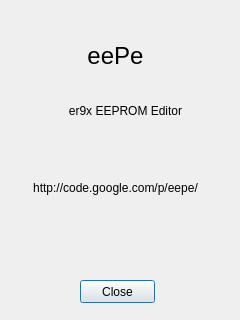
<?xml version="1.0" encoding="UTF-8"?>
<ui version="4.0">
 <class>About</class>
 <widget class="QDialog" name="About">
  <property name="geometry">
   <rect>
    <x>0</x>
    <y>0</y>
    <width>240</width>
    <height>320</height>
   </rect>
  </property>
  <property name="windowTitle">
   <string>Dialog</string>
  </property>
  <widget class="QPushButton" name="pushButton">
   <property name="geometry">
    <rect>
     <x>80</x>
     <y>280</y>
     <width>75</width>
     <height>23</height>
    </rect>
   </property>
   <property name="text">
    <string>Close</string>
   </property>
  </widget>
  <widget class="QLabel" name="label">
   <property name="geometry">
    <rect>
     <x>60</x>
     <y>20</y>
     <width>111</width>
     <height>71</height>
    </rect>
   </property>
   <property name="font">
    <font>
     <pointsize>18</pointsize>
    </font>
   </property>
   <property name="text">
    <string>eePe</string>
   </property>
   <property name="alignment">
    <set>Qt::AlignCenter</set>
   </property>
  </widget>
  <widget class="QLabel" name="label_2">
   <property name="geometry">
    <rect>
     <x>60</x>
     <y>80</y>
     <width>131</width>
     <height>61</height>
    </rect>
   </property>
   <property name="text">
    <string>er9x EEPROM Editor</string>
   </property>
   <property name="alignment">
    <set>Qt::AlignCenter</set>
   </property>
  </widget>
  <widget class="QLabel" name="label_3">
   <property name="geometry">
    <rect>
     <x>20</x>
     <y>180</y>
     <width>191</width>
     <height>16</height>
    </rect>
   </property>
   <property name="text">
    <string>http://code.google.com/p/eepe/</string>
   </property>
   <property name="alignment">
    <set>Qt::AlignCenter</set>
   </property>
   <property name="textInteractionFlags">
    <set>Qt::LinksAccessibleByKeyboard|Qt::LinksAccessibleByMouse</set>
   </property>
  </widget>
 </widget>
 <resources/>
 <connections>
  <connection>
   <sender>pushButton</sender>
   <signal>clicked()</signal>
   <receiver>About</receiver>
   <slot>close()</slot>
   <hints>
    <hint type="sourcelabel">
     <x>116</x>
     <y>287</y>
    </hint>
    <hint type="destinationlabel">
     <x>132</x>
     <y>230</y>
    </hint>
   </hints>
  </connection>
 </connections>
</ui>
